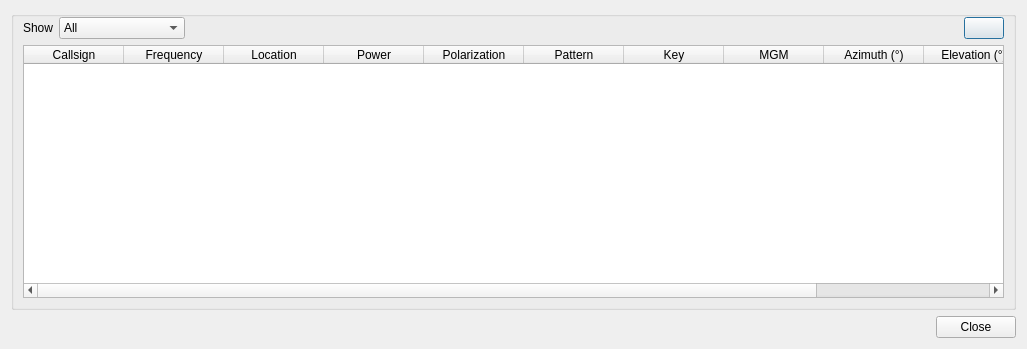
<?xml version="1.0" encoding="UTF-8"?>
<ui version="4.0">
 <class>MapBeaconDialog</class>
 <widget class="QDialog" name="MapBeaconDialog">
  <property name="geometry">
   <rect>
    <x>0</x>
    <y>0</y>
    <width>1027</width>
    <height>349</height>
   </rect>
  </property>
  <property name="font">
   <font>
    <family>Liberation Sans</family>
    <pointsize>9</pointsize>
   </font>
  </property>
  <property name="windowTitle">
   <string>Beacons</string>
  </property>
  <layout class="QVBoxLayout" name="verticalLayout">
   <item>
    <widget class="QGroupBox" name="groupBox">
     <layout class="QVBoxLayout" name="verticalLayout_2">
      <property name="topMargin">
       <number>0</number>
      </property>
      <item>
       <layout class="QHBoxLayout" name="horizontalLayout">
        <item>
         <widget class="QLabel" name="filterLabel">
          <property name="text">
           <string>Show</string>
          </property>
         </widget>
        </item>
        <item>
         <widget class="QComboBox" name="filter">
          <property name="minimumSize">
           <size>
            <width>100</width>
            <height>0</height>
           </size>
          </property>
          <item>
           <property name="text">
            <string>All</string>
           </property>
          </item>
          <item>
           <property name="text">
            <string>50MHz (6m)</string>
           </property>
          </item>
          <item>
           <property name="text">
            <string>70MHz (4m)</string>
           </property>
          </item>
          <item>
           <property name="text">
            <string>144MHz (2m)</string>
           </property>
          </item>
          <item>
           <property name="text">
            <string>432MHz (70cm)</string>
           </property>
          </item>
          <item>
           <property name="text">
            <string>1.296GHz (23cm)</string>
           </property>
          </item>
          <item>
           <property name="text">
            <string>&gt;2.3GHz (&lt;13cm)</string>
           </property>
          </item>
         </widget>
        </item>
        <item>
         <spacer name="horizontalSpacer">
          <property name="orientation">
           <enum>Qt::Horizontal</enum>
          </property>
          <property name="sizeHint" stdset="0">
           <size>
            <width>40</width>
            <height>20</height>
           </size>
          </property>
         </spacer>
        </item>
        <item>
         <widget class="QPushButton" name="downloadIARU">
          <property name="toolTip">
           <string>Download IARU Beacon list</string>
          </property>
          <property name="text">
           <string/>
          </property>
          <property name="icon">
           <iconset resource="../../../sdrgui/resources/res.qrc">
            <normaloff>:/antenna.png</normaloff>:/antenna.png</iconset>
          </property>
         </widget>
        </item>
       </layout>
      </item>
      <item>
       <widget class="QTableWidget" name="beacons">
        <property name="toolTip">
         <string/>
        </property>
        <column>
         <property name="text">
          <string>Callsign</string>
         </property>
        </column>
        <column>
         <property name="text">
          <string>Frequency</string>
         </property>
        </column>
        <column>
         <property name="text">
          <string>Location</string>
         </property>
        </column>
        <column>
         <property name="text">
          <string>Power</string>
         </property>
        </column>
        <column>
         <property name="text">
          <string>Polarization</string>
         </property>
        </column>
        <column>
         <property name="text">
          <string>Pattern</string>
         </property>
        </column>
        <column>
         <property name="text">
          <string>Key</string>
         </property>
        </column>
        <column>
         <property name="text">
          <string>MGM</string>
         </property>
        </column>
        <column>
         <property name="text">
          <string>Azimuth (°)</string>
         </property>
        </column>
        <column>
         <property name="text">
          <string>Elevation (°)</string>
         </property>
        </column>
        <column>
         <property name="text">
          <string>Distance (km)</string>
         </property>
        </column>
       </widget>
      </item>
     </layout>
    </widget>
   </item>
   <item>
    <widget class="QDialogButtonBox" name="buttonBox">
     <property name="orientation">
      <enum>Qt::Horizontal</enum>
     </property>
     <property name="standardButtons">
      <set>QDialogButtonBox::Close</set>
     </property>
    </widget>
   </item>
  </layout>
 </widget>
 <resources>
  <include location="../../../sdrgui/resources/res.qrc"/>
 </resources>
 <connections>
  <connection>
   <sender>buttonBox</sender>
   <signal>accepted()</signal>
   <receiver>MapBeaconDialog</receiver>
   <slot>accept()</slot>
   <hints>
    <hint type="sourcelabel">
     <x>248</x>
     <y>254</y>
    </hint>
    <hint type="destinationlabel">
     <x>157</x>
     <y>274</y>
    </hint>
   </hints>
  </connection>
  <connection>
   <sender>buttonBox</sender>
   <signal>rejected()</signal>
   <receiver>MapBeaconDialog</receiver>
   <slot>reject()</slot>
   <hints>
    <hint type="sourcelabel">
     <x>316</x>
     <y>260</y>
    </hint>
    <hint type="destinationlabel">
     <x>286</x>
     <y>274</y>
    </hint>
   </hints>
  </connection>
 </connections>
</ui>
